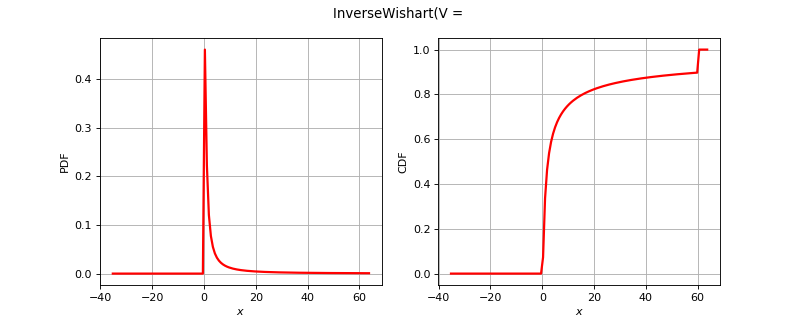

Python code for this plot:
import openturns as ot
from matplotlib import pyplot as plt
from openturns.viewer import View
if ot.InverseWishart().__class__.__name__ == 'Bernoulli':
    distribution = ot.Bernoulli(0.7)
elif ot.InverseWishart().__class__.__name__ == 'Binomial':
    distribution = ot.Binomial(5, 0.2)
elif ot.InverseWishart().__class__.__name__ == 'ComposedDistribution':
    copula = ot.IndependentCopula(2)
    marginals = [ot.Uniform(1.0, 2.0), ot.Normal(2.0, 3.0)]
    distribution = ot.ComposedDistribution(marginals, copula)
elif ot.InverseWishart().__class__.__name__ == 'CumulativeDistributionNetwork':
    coll = [ot.Normal(2),ot.Dirichlet([0.5, 1.0, 1.5])]
    distribution = ot.CumulativeDistributionNetwork(coll, ot.BipartiteGraph([[0,1], [0,1]]))
elif ot.InverseWishart().__class__.__name__ == 'Histogram':
    distribution = ot.Histogram([-1.0, 0.5, 1.0, 2.0], [0.45, 0.4, 0.15])
elif ot.InverseWishart().__class__.__name__ == 'KernelMixture':
    kernel = ot.Uniform()
    sample = ot.Normal().getSample(5)
    bandwith = [1.0]
    distribution = ot.KernelMixture(kernel, bandwith, sample)
elif ot.InverseWishart().__class__.__name__ == 'MaximumDistribution':
    coll = [ot.Uniform(2.5, 3.5), ot.LogUniform(1.0, 1.2), ot.Triangular(2.0, 3.0, 4.0)]
    distribution = ot.MaximumDistribution(coll)
elif ot.InverseWishart().__class__.__name__ == 'Multinomial':
    distribution = ot.Multinomial(5, [0.2])
elif ot.InverseWishart().__class__.__name__ == 'RandomMixture':
    coll = [ot.Triangular(0.0, 1.0, 5.0), ot.Uniform(-2.0, 2.0)]
    weights = [0.8, 0.2]
    cst = 3.0
    distribution = ot.RandomMixture(coll, weights, cst)
elif ot.InverseWishart().__class__.__name__ == 'TruncatedDistribution':
    distribution = ot.TruncatedDistribution(ot.Normal(2.0, 1.5), 1.0, 4.0)
elif ot.InverseWishart().__class__.__name__ == 'UserDefined':
    distribution = ot.UserDefined([[0.0], [1.0], [2.0]], [0.2, 0.7, 0.1])
elif ot.InverseWishart().__class__.__name__ == 'ZipfMandelbrot':
    distribution = ot.ZipfMandelbrot(10, 2.5, 0.3)
else:
    distribution = ot.InverseWishart()
dimension = distribution.getDimension()
title = str(distribution)[:100].split('\n')[0]
if dimension == 1:
    distribution.setDescription(['$x$'])
    pdf_graph = distribution.drawPDF()
    cdf_graph = distribution.drawCDF()
    fig = plt.figure(figsize=(10, 4))
    pdf_axis = fig.add_subplot(121)
    cdf_axis = fig.add_subplot(122)
    View(pdf_graph, figure=fig, axes=[pdf_axis], add_legend=False)
    View(cdf_graph, figure=fig, axes=[cdf_axis], add_legend=False)
    fig.suptitle(title)
elif dimension == 2:
    distribution.setDescription(['$x_1$', '$x_2$'])
    pdf_graph = distribution.drawPDF()
    pdf_graph.setTitle(title)
    fig = plt.figure(figsize=(10, 5))
    pdf_axis = fig.add_subplot(111)
    View(pdf_graph, figure=fig, axes=[pdf_axis], add_legend=False, square_axes=True)
